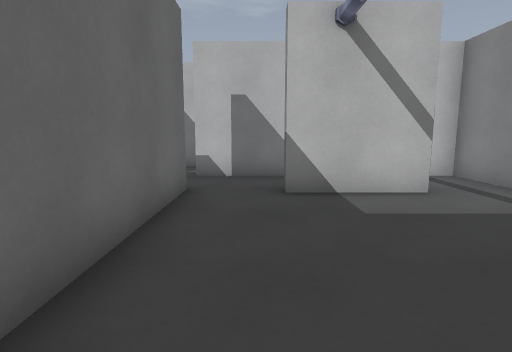
View 1 (above)

24 first-person views from a walk through a 3-D level made in the Godot game engine. The camera is 1.2 m above the floor, tilts 8° down and sees 80° across. The floor is counted in squares, 1 m on a side. Each view is taken from the middle of a square. On the plan, view 1 faces up. The plan holds only what a view shows up to about 13 squares ahead; the rest is blank. The place goes on beyond the plan. Flat picture figures and markers are left out. Some surface patterns are stand-ins.

View 2
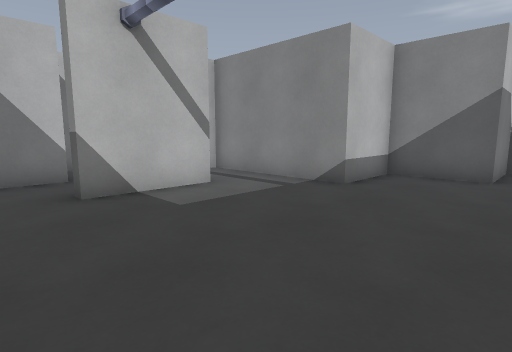

View 3
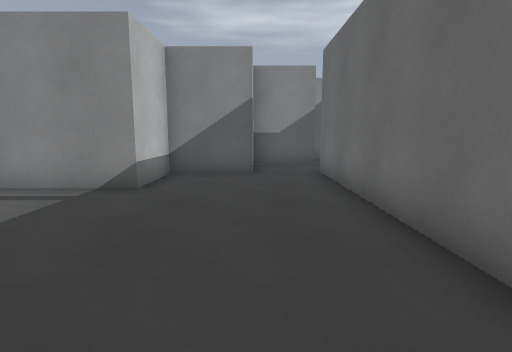

View 4
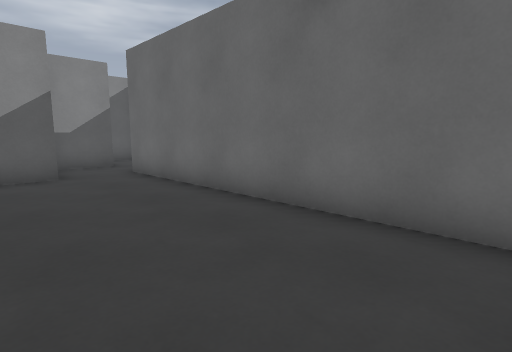

View 5
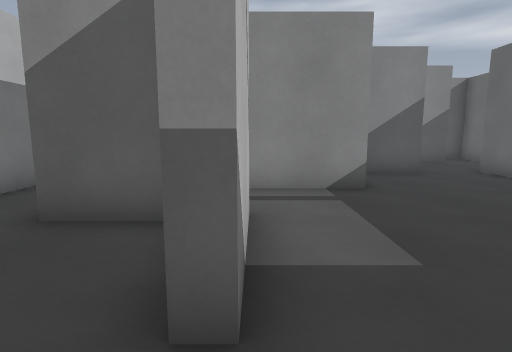

View 6
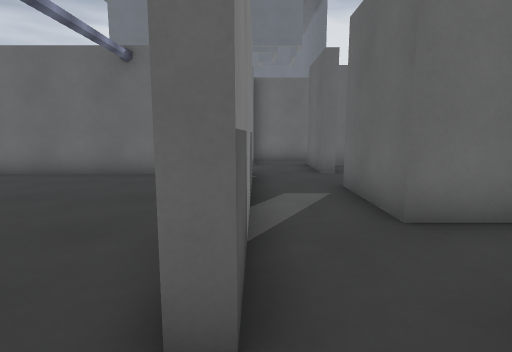

View 7
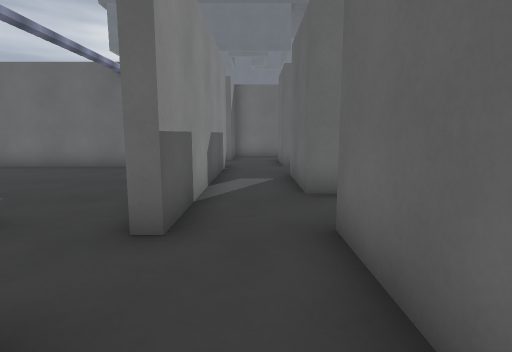

View 8
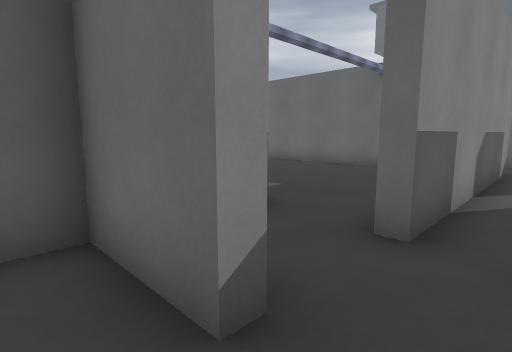

View 9
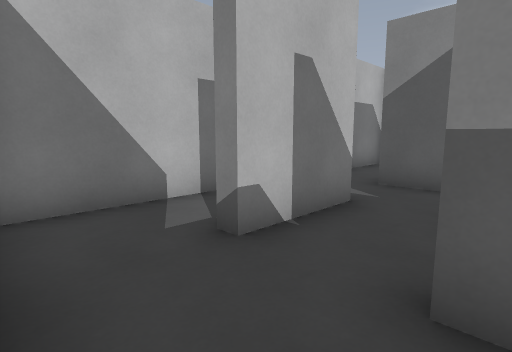

View 10
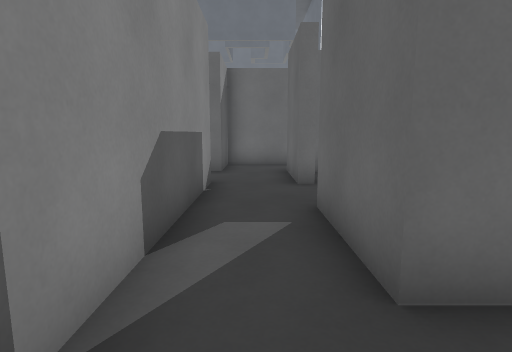

View 11
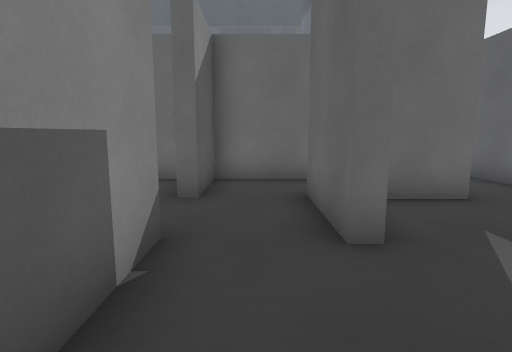

View 12
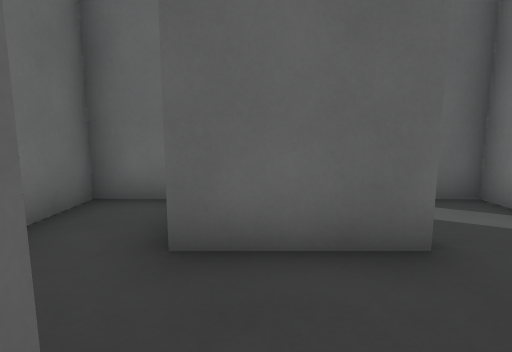

View 13
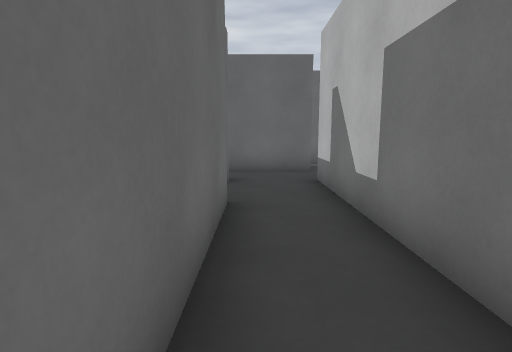

View 14
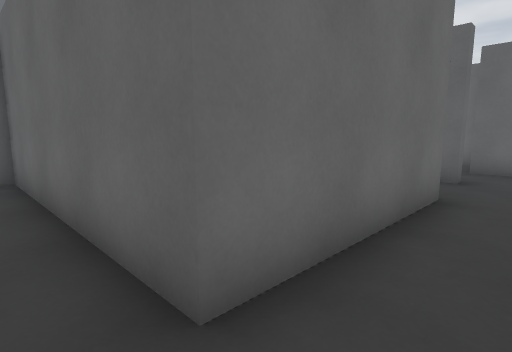

View 15
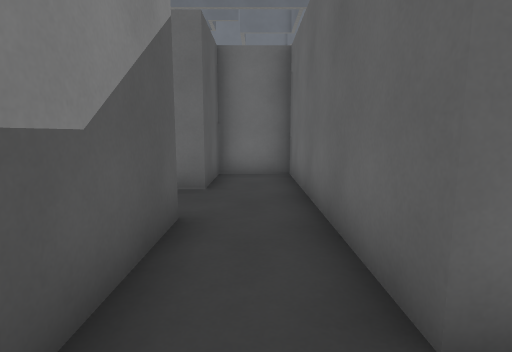

View 16
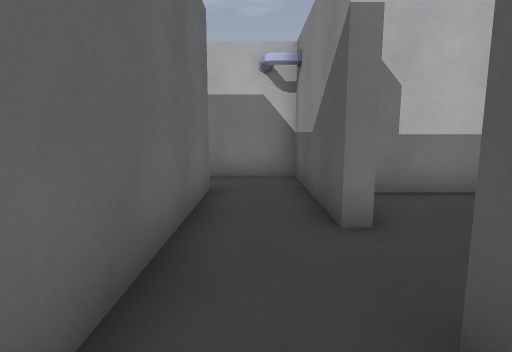

View 17
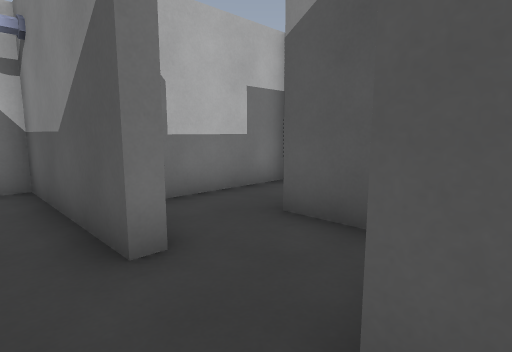

View 18
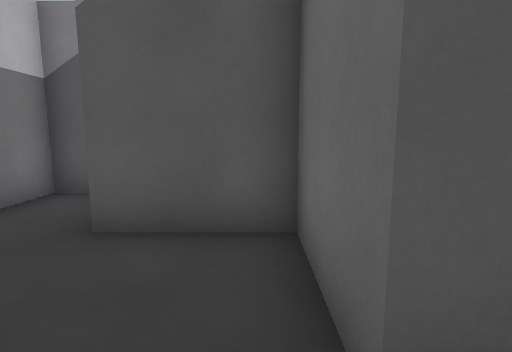

View 19
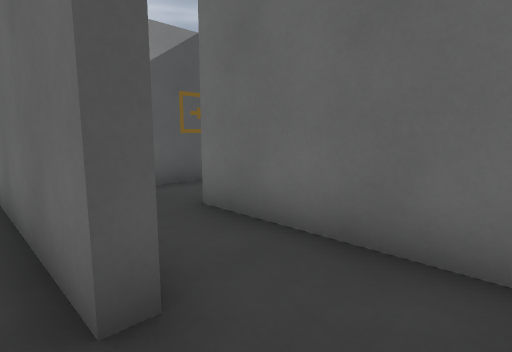

View 20
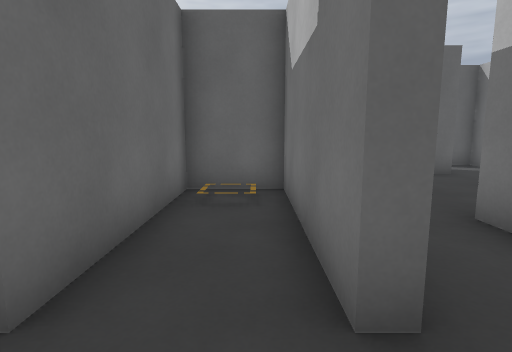

View 21
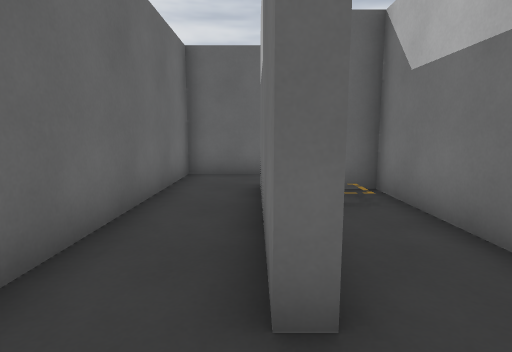

View 22
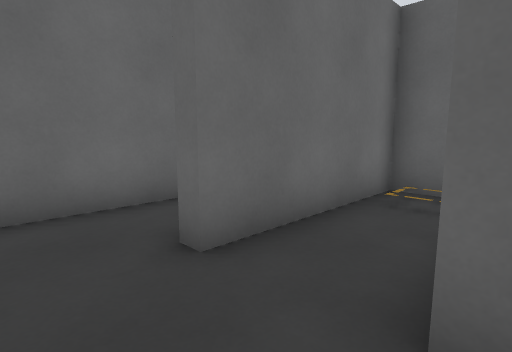

View 23
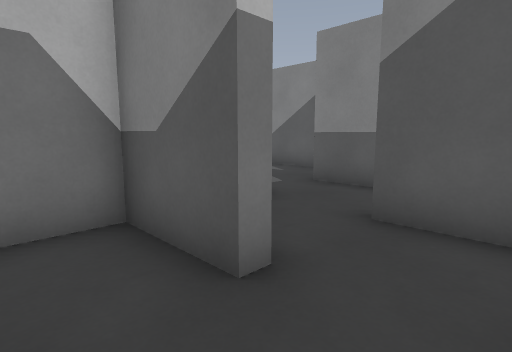

View 24
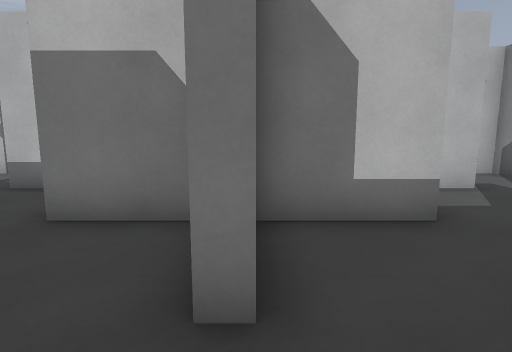

### Floor plan
Key: @ floor where view 1 was taken; # wall or solid block; . floor; ^ raised ledge.
Columns run from 8 left of view 1 to 18 right of it. Each row starts with its distance up from view 1.
 11     #######  ####
 10     #....#.....
  9     #..###.####
  8     #......# .#
  7     #......#..#
  6     ..#..###..#           #
  5    ...#.......#          .#
  4    ##.#.......###      #..#
  3     #.#.........#      ...#
  2     #.#.........##    ....
  1  ####.#..........#####..#
  0  #....#.@..........#....#
 -1  #....###########..#...
 -2  ...#...........# ...#
 -3 ....#...........#. ..#
 -4 .####.#..######.######
 -5 .#....#.......#.#....#
 -6  ###########..#.#..#
 -7       #.......#....#
 -8       ^ ......#....#
 -9     #..#####..#.####
-10     #.........#.#
-11     #############

Positions as (right, up) in squares from view 1, and headings:
1: (0, 0), facing up
2: (-1, 0), facing up-right
3: (-1, 1), facing right
4: (-1, 3), facing down-right
5: (-1, 6), facing right
6: (-2, 8), facing down
7: (-3, 10), facing down
8: (-3, 10), facing down-right
9: (-4, 6), facing up-right
10: (-3, 6), facing down
11: (-3, 2), facing down
12: (-1, -3), facing left
13: (6, -3), facing left
14: (7, -2), facing down-left
15: (7, -2), facing down
16: (7, -10), facing up
17: (7, -9), facing up-right
18: (7, -8), facing right
19: (-1, -3), facing down-right
20: (5, -7), facing left
21: (5, -9), facing left
22: (5, -6), facing down-left
23: (9, -3), facing up-right
24: (11, -3), facing up
